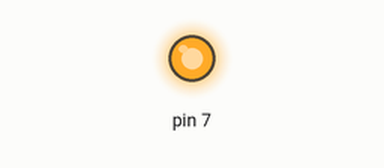
This sketch was run on a simulated Arduino Uno, built with avr-gcc and run on an emulated ATmega328P. On the bench: output pins drawn as LEDs (lit = HIGH). At 3.0 s the program stops and its outputs stay as they are.

Above: at 0.1 s.
At 1.1 s:
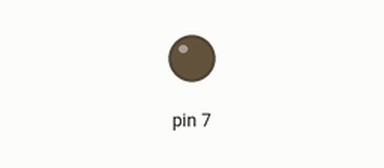
Timing chart, 0 to 4.4 s (numbered marks = the images above):
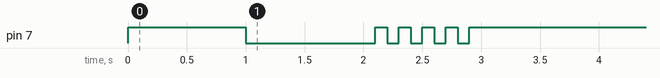

The sketch:

05_practice_2.ino
```cpp
void setup()
{
  pinMode(7, OUTPUT);
}

void loop()
{
  int i = 1;

  digitalWrite(7, HIGH);
  delay(1000);
  digitalWrite(7, LOW);
  delay(1000);

  while(i<=5){
    digitalWrite(7, LOW);
    delay(100);

    digitalWrite(7, HIGH);
    delay(100);

    i++;
  }

  while(1) {

  }
}
```

Measured:
- by itself, pin 7: goes HIGH 1.0 s, LOW 1.1 s, 4 × (HIGH 0.10 s, LOW 0.10 s), then HIGH
